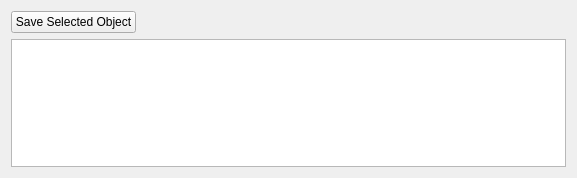
<?xml version="1.0" encoding="UTF-8"?>
<ui version="4.0">
 <class>GameObjectFileWidget</class>
 <widget class="QWidget" name="GameObjectFileWidget">
  <property name="geometry">
   <rect>
    <x>0</x>
    <y>0</y>
    <width>577</width>
    <height>178</height>
   </rect>
  </property>
  <property name="windowTitle">
   <string>Form</string>
  </property>
  <layout class="QVBoxLayout" name="verticalLayout">
   <item>
    <layout class="QHBoxLayout" name="horizontalLayout">
     <item>
      <widget class="QPushButton" name="pb_saveSelectedObject">
       <property name="text">
        <string>Save Selected Object</string>
       </property>
      </widget>
     </item>
     <item>
      <spacer name="horizontalSpacer">
       <property name="orientation">
        <enum>Qt::Horizontal</enum>
       </property>
       <property name="sizeHint" stdset="0">
        <size>
         <width>40</width>
         <height>20</height>
        </size>
       </property>
      </spacer>
     </item>
    </layout>
   </item>
   <item>
    <widget class="QListView" name="listView">
     <property name="dragDropMode">
      <enum>QAbstractItemView::DragOnly</enum>
     </property>
     <property name="movement">
      <enum>QListView::Snap</enum>
     </property>
     <property name="resizeMode">
      <enum>QListView::Adjust</enum>
     </property>
     <property name="layoutMode">
      <enum>QListView::Batched</enum>
     </property>
     <property name="gridSize">
      <size>
       <width>100</width>
       <height>100</height>
      </size>
     </property>
     <property name="viewMode">
      <enum>QListView::IconMode</enum>
     </property>
     <property name="uniformItemSizes">
      <bool>false</bool>
     </property>
     <property name="batchSize">
      <number>42</number>
     </property>
    </widget>
   </item>
  </layout>
 </widget>
 <resources/>
 <connections/>
</ui>
